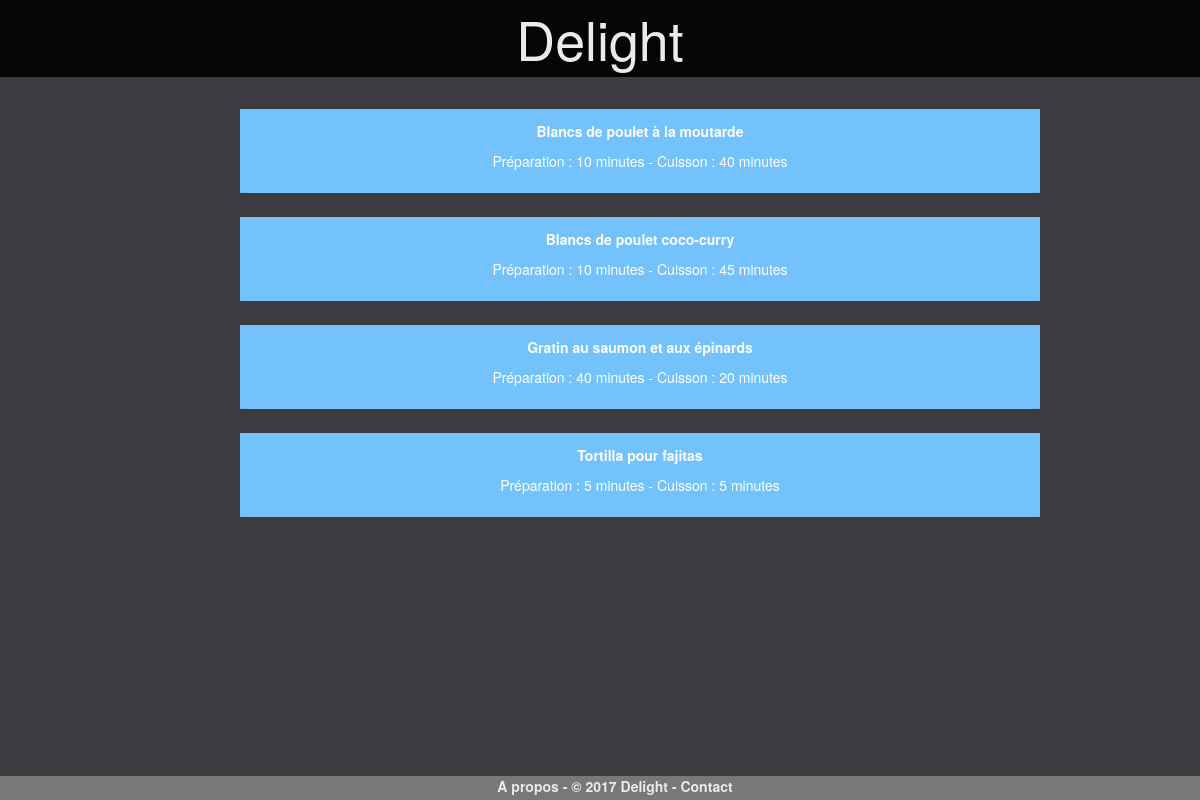
The page /pageDish.php on the database its author committed.
### tables this page shows
create table recette (
    id int auto_increment, 
    nomrecette varchar(100) not null,
    nbPersonnes INT not NULL,
    description TEXT,
    preparation INT not null, 
    cuisson INT not null, 
    temperature VARCHAR(100) not null, 
    PRIMARY KEY(id)
);

### pageDish.php (the view, shortened to what this page needs)
    <?php include("entete.php"); ?>
<?php
$reponse = $db->query('SELECT	  nomrecette
			            		, nomcategorie
			            		, recette.id AS recipeid
			            		, categorie.id
                                , description
                                , preparation
                                , cuisson
                                , temperature
			                FROM recette
			            	JOIN selection
			            			ON recette.id = id_recette
			            	JOIN categorie
			            			ON categorie.id = id_categorie
                            WHERE categorie.id = 2
                            ORDER BY nomrecette');
while ($donnees = $reponse->fetch())
{
?>
<div class="div-couleur2 col-md-offset-2 col-md-8 col-xs-offset-1 col-xs-10" >  <a href="pageRecette.php?id_recette=<?php echo $donnees['recipeid']?> ">
   <p class="titrerecette">
     <strong>
    <?php  echo $donnees['nomrecette']; ?> </strong>
   </p>
   <p class="titrerecette">
    Préparation : <?php echo $donnees['preparation']; ?> minutes   -
    Cuisson : <?php echo $donnees['cuisson']; ?> minutes <br>
 </p>    <a/>
    </div>
<?php
}
?>
<?php include("pieddepage.php"); ?>

### assets/css/style.css (style rules this page uses)
body { background: #3B3B40; color: #fff; }
a { text-decoration: none; color: #fff; }
.titrerecette { color: #fff; text-align: center; text-decoration: none; }
.div-couleur2 { background: #73C2FB; border-radius: 1px; transition: all 0.2s; text-align: center; color: #fff; padding: 1% 1% 1% 1%; margin-left: 20%; margin-right: 20%; margin-top: 1%; margin-bottom: 1%; font-size: 1em; text-decoration: none; }
*,:after,:before { box-sizing:border-box }

### rows shown on the page
recette: nomrecette "Blancs de poulet à la moutarde", preparation "10", cuisson "40"
recette: nomrecette "Blancs de poulet coco-curry", preparation "10", cuisson "45"
recette: nomrecette "Gratin au saumon et aux épinards", preparation "40", cuisson "20"
recette: nomrecette "Tortilla pour fajitas", preparation "5", cuisson "5"
